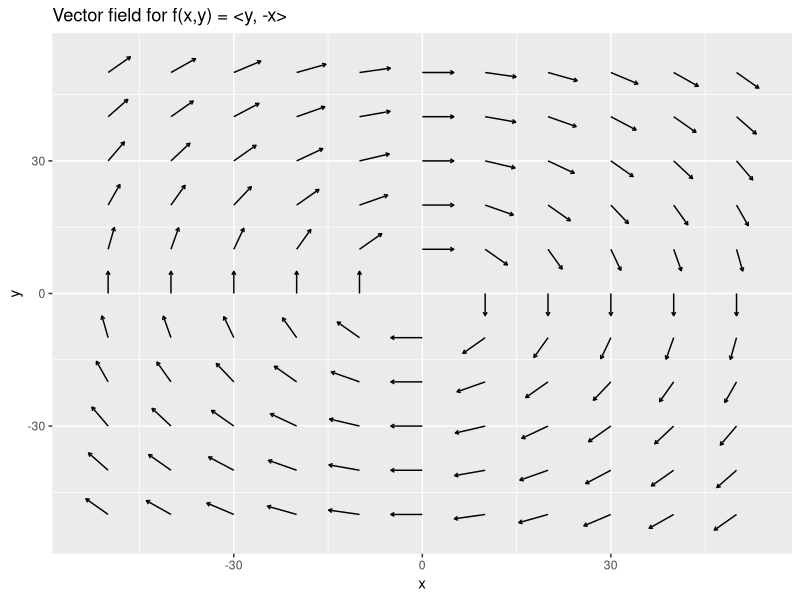

Write the R code that produced this figure.
## ---- chunk 1
## want to make this not rely on all of tidyverse at some point soon
library(tidyverse)
## ---- chunk 2
StatVectorField <- 
  ggproto("StatVectorField", Stat,
          required_aes = c("x", "y"),
                           
          compute_group = function(data, scales, fun = NULL, scaling_factor = 1,...) {
            if (is.null(fun)) {
              stop("A transformation function must be provided")
            }
            
            transformed <- fun(data$x, data$y)
            
            data <-
              data.frame(x = data$x,
                         y = data$y,
                         u = transformed[[1]],
                         v = transformed[[2]]
                         ) |> 
              mutate(magnitude = sqrt(u^2 + v^2)) |>
              mutate(u_norm = u / magnitude, v_norm = v / magnitude) |>
              mutate(xend = x + u_norm * scaling_factor, yend = y + v_norm * scaling_factor)
            
            return(data)
          }
)
## ---- chunk 3
stat_vector_field <- function(mapping = NULL, data = NULL, geom = "segment", 
                              position = "identity", ..., fun = NULL, 
                              scaling_factor = 1, na.rm = FALSE, show.legend = NA, 
                              inherit.aes = TRUE) {
  layer(
    stat = StatVectorField, 
    mapping = mapping, 
    data = data, 
    geom = geom, 
    position = position, 
    show.legend = show.legend, 
    inherit.aes = inherit.aes, 
    params = list(na.rm = na.rm, fun = fun, scaling_factor = scaling_factor, ...)
  )
}
## ---- chunk 4
points_to_be_evaluated <- 
  expand.grid(x = seq(-50, 50, by = 10), y = seq(-50, 50, by = 10)) 
  # mutate(id = c(rep(c("a","b"), 60),"a"))

f <- function(x, y) {
  # list(x^2, y^2)
  list(y, -x)
}

f(x = points_to_be_evaluated$x, y = points_to_be_evaluated$y)

# ggplot(data = points_to_be_evaluated, aes(x = x, y = y, color = id)) +
  ggplot(data = points_to_be_evaluated, aes(x = x, y = y)) +
  stat_vector_field(fun = f, scaling_factor = 5, arrow = arrow(length = unit(1, "mm"))) +
  labs(title = "Vector field for f(x,y) = <y, -x>") 
